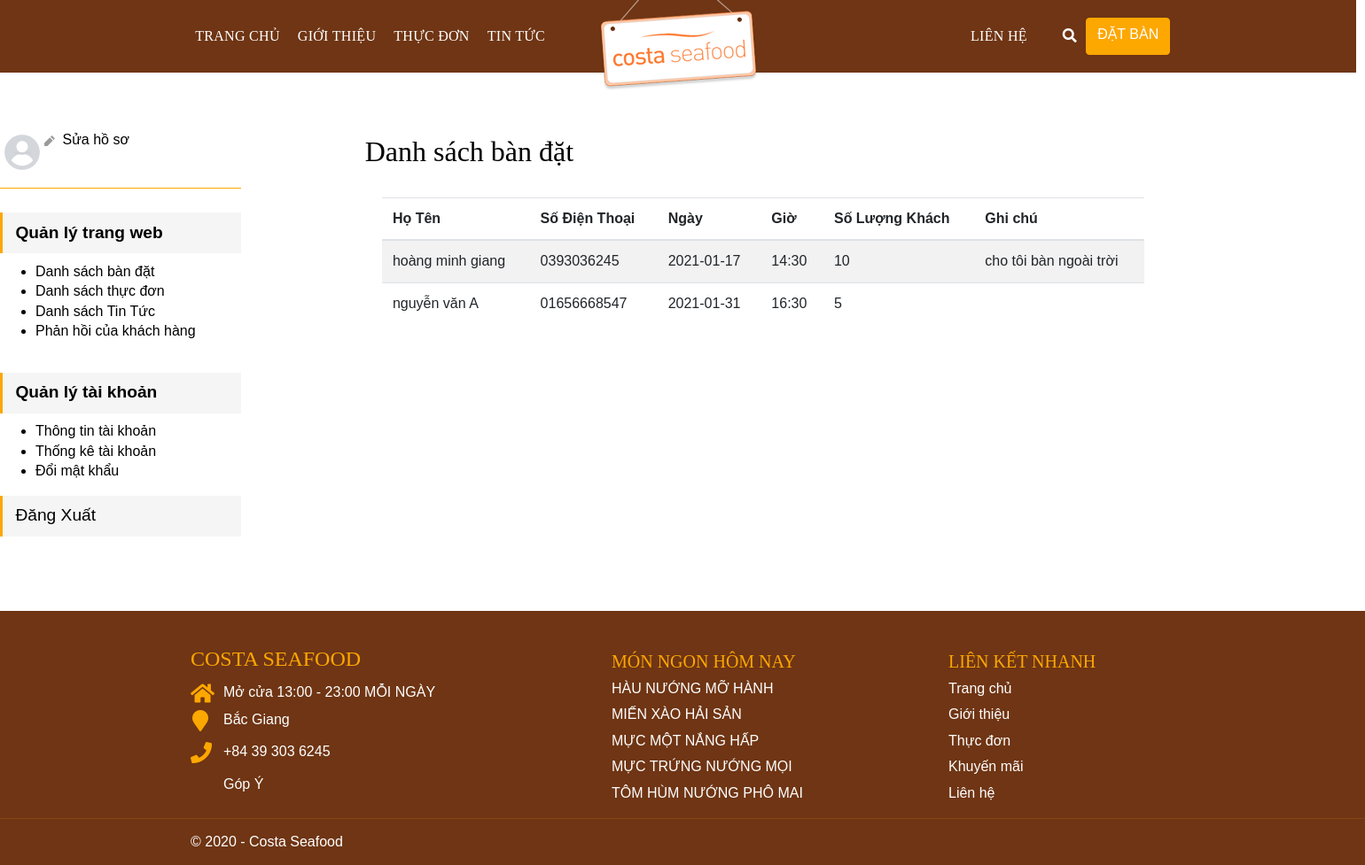
/admin.php?id_page=bandat, run on the app's committed database.
### tables this page shows
CREATE TABLE IF NOT EXISTS `booking` (
`maBooking` int(11) NOT NULL,
  `HoTen` varchar(255) NOT NULL,
  `SoDienThoai` varchar(255) NOT NULL,
  `Date` date NOT NULL,
  `Time` varchar(255) NOT NULL,
  `SoLuong` int(255) NOT NULL,
  `Note` varchar(255) NOT NULL
);

### php/lib_db.php (called while the page is built, shortened)
<?php
global $link;
function select_list($sql){
	return exec_select($sql);
}
function exec_select($sql){
	global $link;
	$ret = isset($ret) ? $ret : array();
	$res = $link->query($sql);
	$err = mysqli_error($link);
	if ($res ){
		while( $row = $res->fetch_array(MYSQLI_ASSOC) )
		{
			$ret[]= $row ;
		}
	}
	return $ret;
}

### danhsachbandat.php (the view)
<?php
     $sql = "select hoten,sodienthoai,date,time,soluong,note from booking ";
     $datas = select_list($sql);
?>
   <div class="right-content-top-title">
        <h2>Danh sách bàn đặt</h2>
    </div>
    <div class="right-content-main">
        <table class="table table-striped">
            <thead>
                <tr>
                    <th scope="col">Họ Tên</th>
                    <th scope="col">Số Điện Thoại</th>
                    <th scope="col">Ngày</th>
                    <th scope="col">Giờ</th>
                    <th scope="col">Số Lượng Khách</th>
                    <th scope="col">Ghi chú</th>
                </tr>
            </thead>
            <tbody>
                <?php foreach($datas as $data){?>
                    <tr>
                    <td><?php echo $data['hoten'];  ?></td>
                    <td><?php echo $data['sodienthoai'];  ?></td>
                    <td><?php echo $data['date'];  ?></td>
                    <td><?php echo $data['time'];  ?></td>
                    <td><?php echo $data['soluong'];  ?></td>
                    <td><?php echo $data['note'];  ?></td>
                    </tr>
                    <?php }?>
            </tbody>
        </table>
     </div>

### css/a.css (style rules this page uses)
body { font-family: Muli; font-size: 16px; line-height: 1.4; font-weight: 400; color: #000; word-wrap: break-word; margin: 0; padding: 0; display: block; }
h2 { font-family: NotoSansJP; font-weight: 500; line-height: 1.2; margin: 0; }

### css/admin.css (style rules this page uses)
.right-content-main { position: relative; display: block; background-color: #fff; text-decoration: none; overflow: hidden; padding: 2rem 1.2rem; margin-bottom: 1.2rem; min-height: 30rem; }
.right-content-top-title { padding-top: 20px; }

### css/slide-anh.css (style rules this page uses)
* { box-sizing: border-box }
body { font-family: Verdana, sans-serif; margin:0 }

### data on the page
booking: HoTen "hoàng minh giang", SoDienThoai "0393036245", Date "2021-01-17", Time "14:30", SoLuong "10", Note "cho tôi bàn ngoài trời"
booking: HoTen "nguyễn văn A", SoDienThoai "01656668547", Date "2021-01-31", Time "16:30", SoLuong "5"
